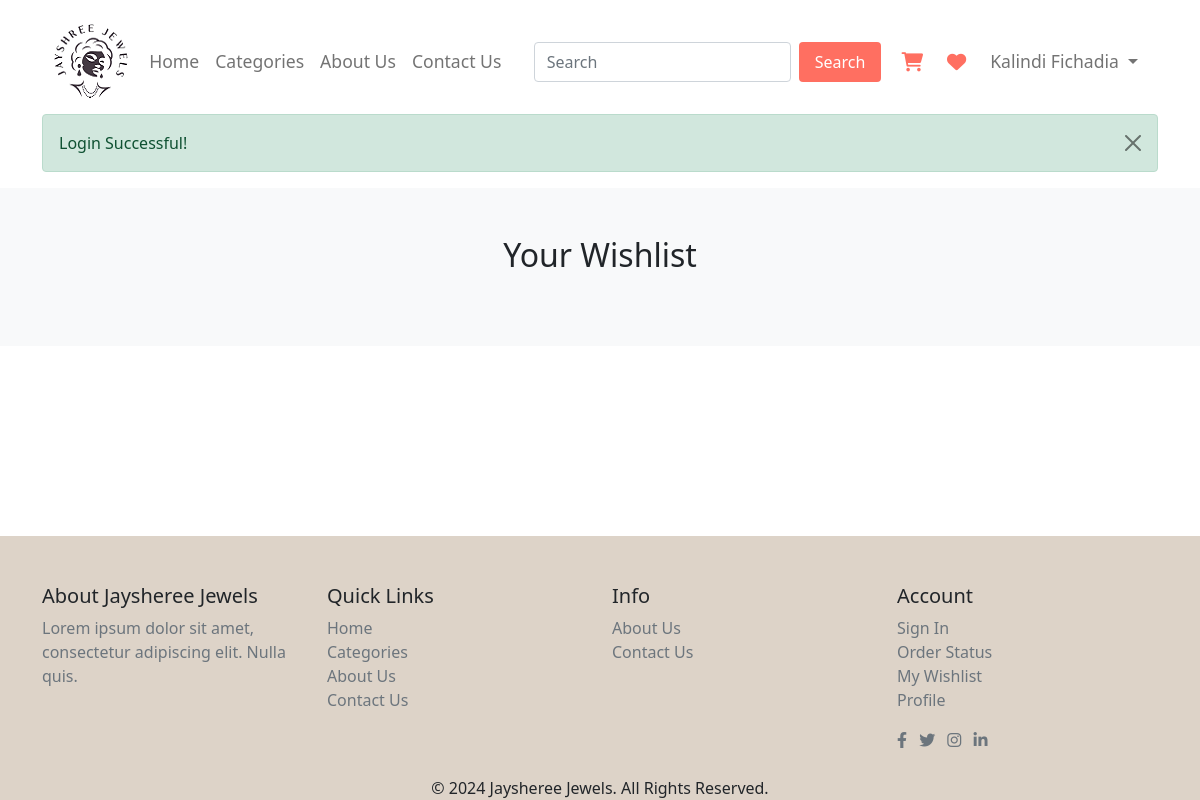
The page /user/wishlist.php (signed in) on the database as committed earlier.
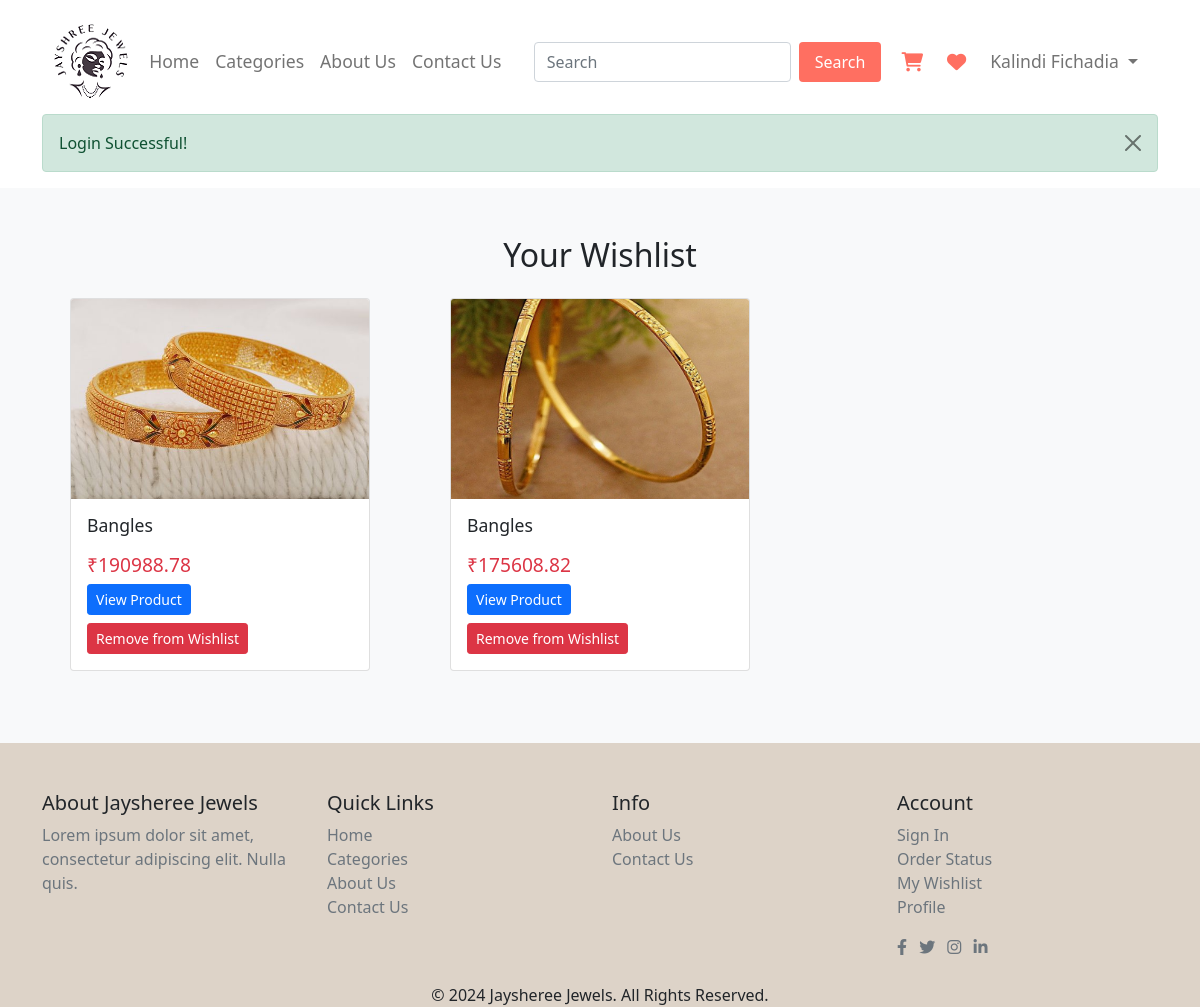
The same page on the database as committed later.
### tables this page shows
CREATE TABLE `product_tbl` (
  `p_id` int(10) NOT NULL,
  `p_code` varchar(10) NOT NULL,
  `p_name` varchar(100) NOT NULL,
  `p_sc_code` varchar(10) NOT NULL,
  `p_type` varchar(30) NOT NULL,
  `p_gross_weight` decimal(10,3) NOT NULL,
  `p_diamond_weight` decimal(5,3) NOT NULL,
  `p_diamond_pices` int(5) NOT NULL,
  `p_purity` varchar(50) NOT NULL,
  `p_gold_weight` decimal(5,2) NOT NULL,
  `p_gold_price` decimal(10,2) NOT NULL,
  `p_diamond_price` decimal(10,2) NOT NULL,
  `p_making_charge` decimal(10,2) NOT NULL,
  `p_overhead_charges` decimal(10,2) NOT NULL,
  `p_base_price` decimal(10,2) NOT NULL,
  `p_tax` decimal(10,2) NOT NULL,
  `p_total_price` decimal(10,2) NOT NULL,
  `p_diamond_color` varchar(30) NOT NULL,
  `p_stock` int(5) NOT NULL,
  `p_discount` int(5) NOT NULL,
  `p_discount_price` double(10,2) NOT NULL,
  `p_main_image` varchar(250) NOT NULL,
  `p_other_image` varchar(1000) NOT NULL,
  `p_status` varchar(10) NOT NULL
);

### user/wishlist.php (the view, shortened to what this page needs)
<?php
include_once 'header.php';
include_once '../conn.php';
    ?>
<section class="wishlisted-products py-5 bg-light">
    <div class="container">
        <h2 class="mb-4 text-center">Your Wishlist</h2>
        <div class="row">
            <?php
            if (isset($_SESSION['user_username'])) {
                $email = $_SESSION['user_username'];
                $q = "SELECT * FROM product_tbl P
                              INNER JOIN sub_category_tbl SC ON P.p_sc_code = SC.sc_code
                              WHERE p_code IN (SELECT w_p_code FROM wishlist_tbl WHERE w_username = '$email')";
                $result = mysqli_query($con, $q);
                while ($r = mysqli_fetch_assoc($result)) {
                    ?>
                    <div class="col-md-4">
                        <div class="product-item card mb-4">
                            <img src="<?php echo $r['p_main_image']; ?>" class="card-img-top img-fluid" alt="<?php echo $r['p_name']; ?>">
                            <div class="card-body">
                                <h5 class="card-title"><?php echo $r['p_name']; ?></h5>
                                <h4 class="text-danger">₹<?php echo $r['p_total_price']; ?></h4>
                                <form method="GET">
                                    <a href="single-product.php?p_code=<?php echo $r['p_code']; ?>"
                                        class="btn btn-primary btn-sm">View Product</a>
                                    <button type="submit" class="btn btn-danger btn-sm mt-2">Remove from Wishlist</button>
                                </form>
                            </div>
                        </div>
                    </div>
                <?php }
            } ?>
        </div>
    </div>
</section>
<?php
include_once 'footer.php';
?>

Rows that differ between the two databases and show on the page:
now on this page (row edited): product_tbl: p_main_image (picture), p_name "Bangles", p_total_price "190988.78"
added product_tbl: p_main_image (picture), p_name "Bangles", p_total_price "175608.82"
